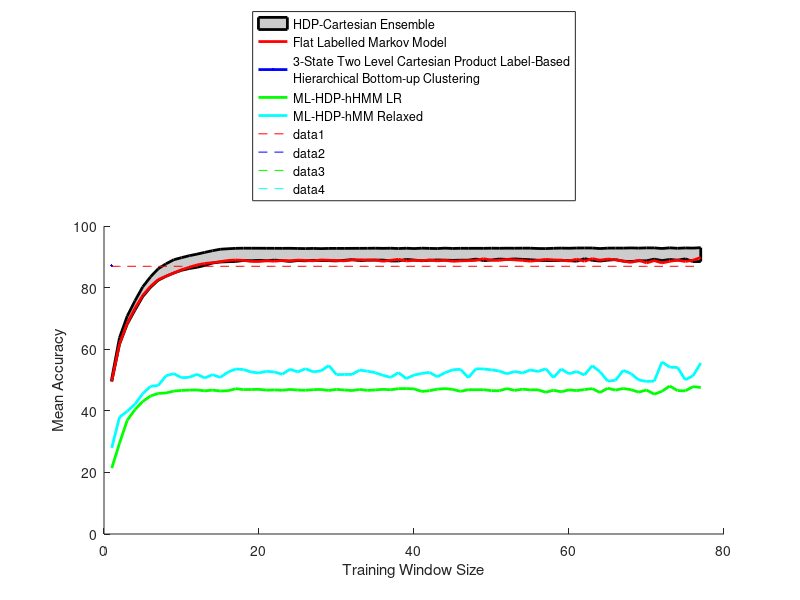

Source code (MATLAB):
%load hierarchical2
%hCC2=hCC;
%hMM2=hMM;
%clear hCC hMM

% load DP.mat
% hCCD=nCC;
% hMMD=nMM;
% clear nCC nMM


load min_curve
load max_curve
load DP_N

load DP.mat
hCCD=nCC;
hMMD=nMM;
clear nCC nMM

load DP_N.mat
hCCN=nCC;
hMMN=nMM;
clear nCC nMM

load non_hierarchical.mat
load hierarchical.mat

figure
%plot(hMMD,'color','g','LineWidth',2)
grey = [0.8,0.8,0.8];
patch([[1:77] fliplr([1:77])], [min_curve,fliplr(max_curve)],grey,'LineWidth',2)
hold on
plot(nMM,'color','r','LineWidth',2)
%plot(hMM2,'color','b','LineWidth',2)
plot(hMM,'color','b','LineWidth',2)

plot(hMMN,'color','g','LineWidth',2)
plot(hMMD,'color','c','LineWidth',2)

axis([0 80 0 100])

xlabel('Training Window Size')
ylabel('Mean Accuracy')
h1=legend( 'HDP-Cartesian Ensemble','Flat Labelled Markov Model',sprintf('3-State Two Level Cartesian Product Label-Based\nHierarchical Bottom-up Clustering'),'ML-HDP-hHMM LR','ML-HDP-hMM Relaxed');
set(h1, 'Location', 'NorthOutside')


%plot(repmat(mean(hMMD),1,length(hMM2)),'--g')
plot(repmat(mean(nMM),1,length(nMM)),'--r')
%plot(repmat(mean(hMM2),1,length(hMM2)),'--b')
plot(repmat(mean(hMM),1,length(hMM)),'--b')
plot(repmat(mean(hMMN),1,length(hMM)),'--g')
plot(repmat(mean(hMMD),1,length(hMM)),'--c')

% figure
% bar([hCCD,nCC,hCC2,hCC])
% set(gca,'XTick',1:8)
% set(gca,'xTickLabel',{'SF'; 'SN' ; 'HF' ; 'HN' ; 'BIF' ; 'BIN' ; 'BOF' ; 'BON'})
% h1=legend( 'HDP-Cartesian Ensemble','Flat Labelled Markov Model',sprintf('3-State Two Level Cartesian Product Label-Based\nHierarchical Bottom-up Clustering'));
% set(h2, 'Location', 'NorthOutside')